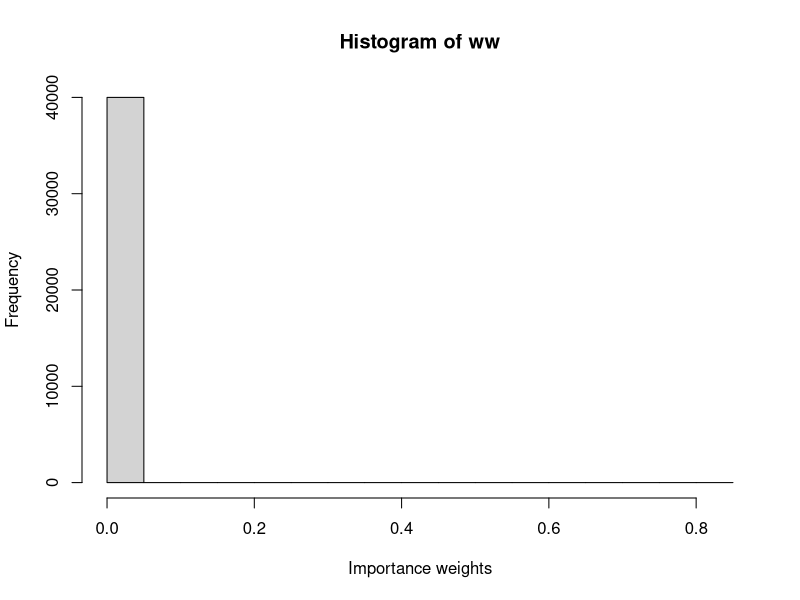
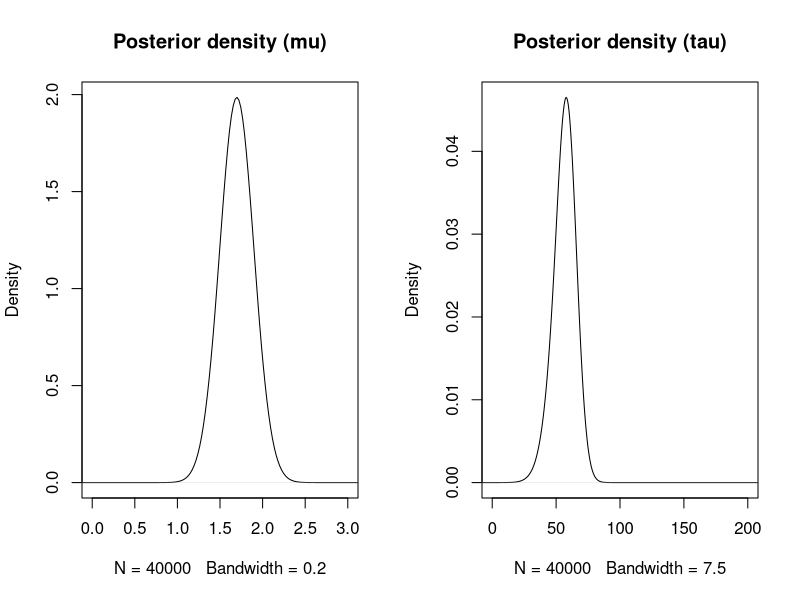
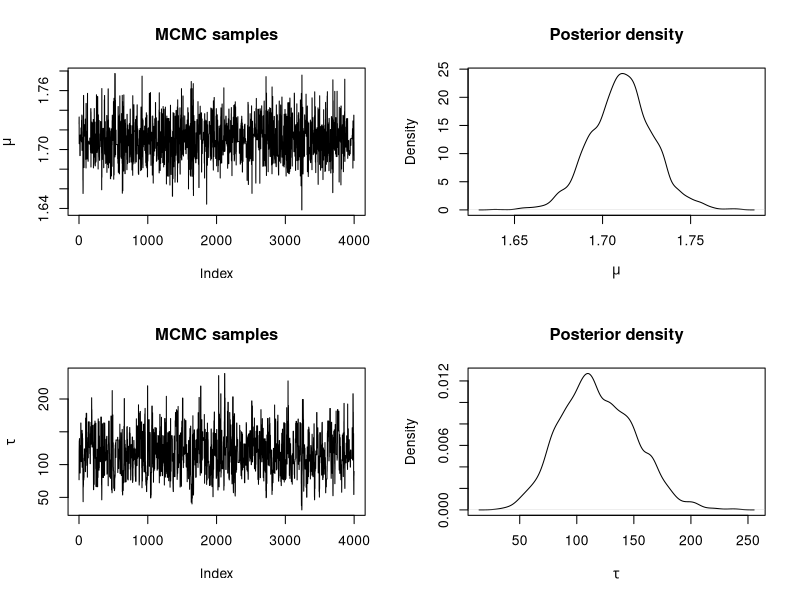
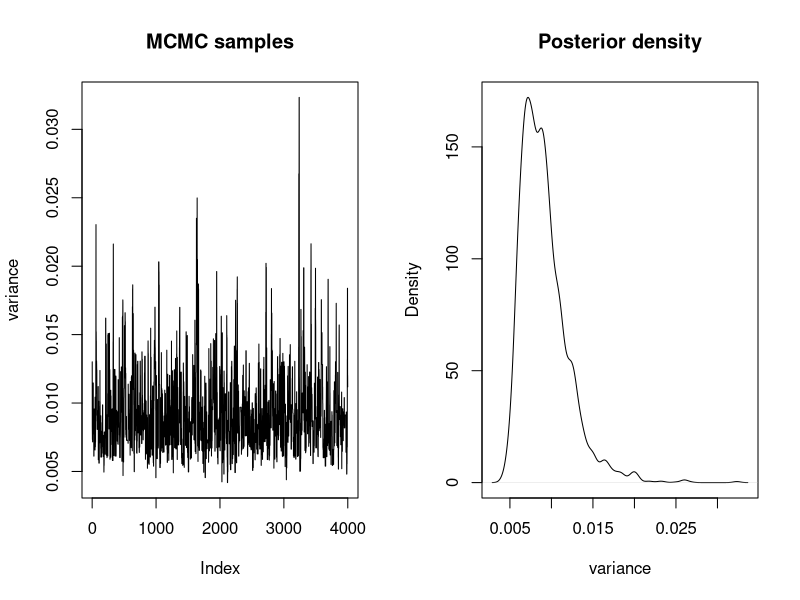

Here is the R script that generated these plots, in order:
## ---- chunk 1
knitr::opts_chunk$set(
  echo = TRUE,
  collapse = TRUE,
  comment = "#>"
)
## ---- chunk 2
data <- data.frame(height = 
c(1.73, 1.65, 1.65, 1.76, 1.65, 1.63, 1.70, 1.58, 1.57, 1.65, 1.74, 1.68, 1.67, 1.58, 1.66, 1.92, 1.82, 1.69, 1.75, 1.72, 1.71, 1.73, 1.69, 1.70, 1.78, 1.88, 1.82, 1.86, 1.65))
y <- data$height
## ---- chunk 3
# We increase the number of simulations in this example
n_simulations <- 40000
set.seed(12)
theta_sim <- cbind(rlnorm(n_simulations, 0, 0.5),
  rlnorm(n_simulations, 0, 1.25)
)
## ---- chunk 4
# Log-Likelihood (for each value of theta_sim)
# NOTE: 'apply' is used now as 'theta_sim' is a matrix
loglik_biv <- apply(theta_sim, 1, function(THETA) {
  sum(dnorm(data$height, THETA[1], sqrt(1 / THETA[2]), log = TRUE))
})

# Log-weights: log-lik + log-prior - log-sampling_ditr
log_ww <- loglik_biv + dnorm(theta_sim[, 1], 0, sqrt(1 / 1000)) +
  dgamma(theta_sim[, 2], 0.01, 0.01)
log_ww <- log_ww - dlnorm(theta_sim[, 1], 0, 1) - dlnorm(theta_sim[, 2], 0, 5)
  

# Re-scale weights to sum to one
log_ww <- log_ww - max(log_ww)
ww <- exp(log_ww)
ww <- ww / sum(ww)

## ---- chunk 5
hist(ww, xlab = "Importance weights")
## ---- chunk 6
# Posterior mean (mu)
post_mean_mu <- sum(theta_sim[, 1] * ww)
post_mean_mu

# Posterior variance (mu)
post_var_mu <- sum(theta_sim[, 1]^2 * ww)- post_mean_mu^2
post_var_mu

# Posterior mean (tau)
post_mean_tau <- sum(theta_sim[, 2] * ww)
post_mean_tau 

# Posterior variance (tau)
post_var_tau <- sum(theta_sim[, 2]^2 * ww)- post_mean_tau^2
post_var_tau
## ---- chunk 7
par(mfrow = c(1, 2))
plot(density(theta_sim[, 1], weights = ww, bw = 0.2), main = "Posterior density (mu)",
  xlim = c(0, 3))

plot(density(theta_sim[, 2], weights = ww, bw = 7.5), main = "Posterior density (tau)",
  xlim = c(0, 200))
## ---- chunk 8
#Proposal distribution: sampling
rq <- function(theta) {
  res <- c(NA, NA)  

  res[1] <- rnorm(1, theta[1], sd = sqrt(1 / 10)) #Sample mu
  res[2] <- rlnorm(1, meanlog = log(theta[2]), sdlog = sqrt(1 / 10)) #Sample tau

  return(res)
}

#Proposal distribution: log-density
logdq <- function(new.theta, theta) {
  res <- dnorm(new.theta[1], theta[1], sd = sqrt(1 / 10), log = TRUE) #Mu
  res <-  res + 
    dlnorm(new.theta[2], meanlog = log(theta[2]), sdlog = sqrt(1 / 10), log = TRUE) #Tau
}

#Prior distribution
logprior <- function(theta) {
  res <- dnorm(theta[1], 0, sd = sqrt(1 / 0.001), log = TRUE) #Mu
  res <- res + dgamma(theta[2], 0.01, 0.01, log = TRUE) #Tau

  return(res)
}

#LogLikelihood
loglik <- function(y, theta) {
   res <- sum(dnorm(y, mean = theta[1], sd = sqrt(1 / theta[2]), log = TRUE)) 
}
## ---- chunk 9
#Number of iterations
n.iter <- 40500

#Simulations of the parameter
theta <- as.list(rep(NA, n.iter))

#Initial value
theta[[1]] <- c(1.5, 1)

for(i in 2:n.iter) {
  new.theta <- rq(theta[[i - 1]])
  
  #Log-Acceptance probability
  logacc.prob <- loglik(y, new.theta) + logprior(new.theta) + logdq(theta[[i - 1]], new.theta)
  logacc.prob <- logacc.prob - loglik(y, theta[[i - 1]]) - logprior(theta[[i - 1]]) - 
    logdq(new.theta, theta[[i - 1]])
  logacc.prob <- min(0, logacc.prob)#0 = log(1)
  
  if(log(runif(1)) < logacc.prob) {
    #Accept
    theta[[i]] <- new.theta
  } else {
    #Reject
    theta[[i]] <- theta[[i - 1]]
  }
}
## ---- chunk 10
#Remove burn-in
theta <- theta[-c(1:500)]

#Thinning
theta <- theta[seq(1, length(theta), by = 10)]

#Use matrix format
theta <- do.call(rbind, theta)

#Summary statistics
apply(theta, 2, summary)

par(mfrow = c(2, 2))
#Mean
plot(theta[, 1], type = "l", main = "MCMC samples",
  ylab = expression(mu))
plot(density(theta[, 1]), main = "Posterior density",
  xlab = expression(mu))
#Precision
plot(theta[, 2], type = "l", main = "MCMC samples", ylab = expression(tau))
plot(density(theta[, 2]), main = "Posterior density", 
  xlab = expression(tau))
## ---- chunk 11
sample.var <- 1 / theta[, 2]

par(mfrow = c(1, 2))
plot(sample.var, type = "l", main = "MCMC samples", ylab = "variance")
plot(density(sample.var), main = "Posterior density", xlab = "variance")

## ---- chunk 12
data$gender <- c(rep(1, 15), rep(0, 14))
